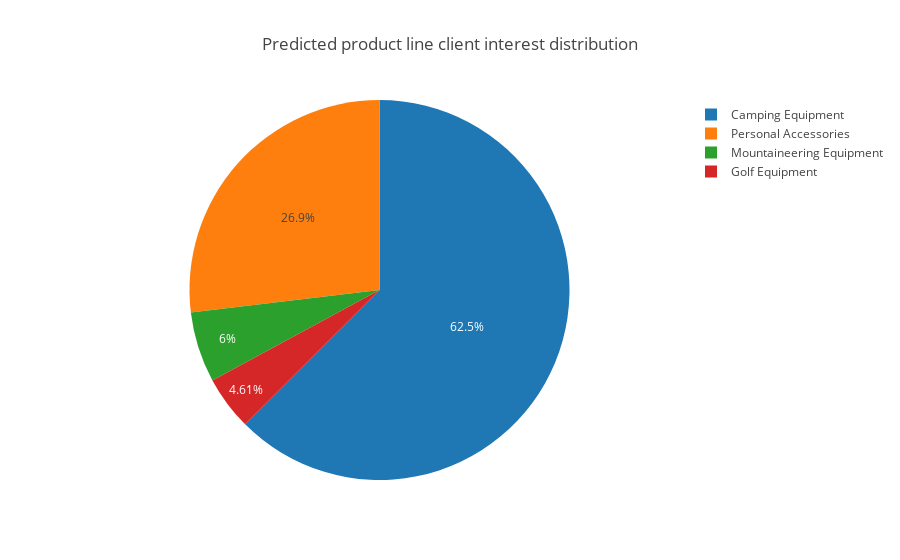

The notebook cell saved with this chart:
### Markdown cell above
Plot a pie chart that shows the predicted product-line interest.

### Code cell
cumulative_stats = predictions_pdf.groupby(['predictedLabel']).count()
product_data = [go.Pie(labels=cumulative_stats.index, values=cumulative_stats['GENDER'])]
product_layout = go.Layout(title='Predicted product line client interest distribution')

fig = go.Figure(data=product_data, layout=product_layout)
iplot(fig)

### Figure 1 — Plotly figure (JSON) as saved in the notebook; plotly's stock layout.template omitted (floating-point values rounded to 4 significant figures)
{"data": [{"labels": ["Camping Equipment", "Golf Equipment", "Mountaineering Equipment", "Personal Accessories"], "type": "pie", "uid": "cdfe9914-65d8-448b-bbc4-499fcc6ecada", "values": [760, 56, 73, 327]}], "layout": {"title": {"text": "Predicted product line client interest distribution"}}}
